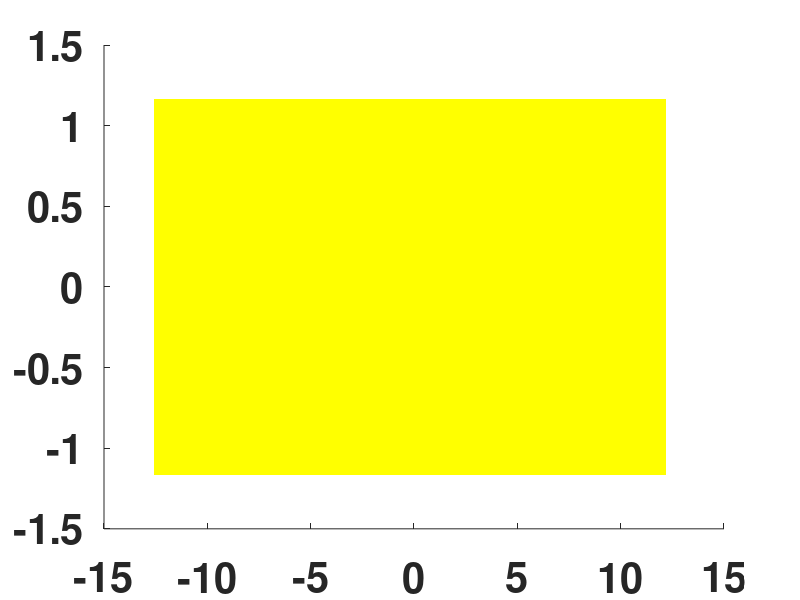

This chart was generated by the following MATLAB code: (Note: this script raises an error after producing the figure.)
% A program to solve the 3D Maxwell's equations using the implicit midpoint
% rule
% E_t= \nabla\times H
% H_t=-\nabla\times E
clear all; format compact; format short;
set(0,'defaultaxesfontsize',30,'defaultaxeslinewidth',.7,...
    'defaultlinelinewidth',6,'defaultpatchlinewidth',3.7,...
    'defaultaxesfontweight','bold')
 
% set up grid
tic
Lx = 4; % period 2*pi*L
Ly = 4; % period 2*pi*L
Lz = 4; % period 2*pi*L
Nx = 64; % number of harmonics
Ny = 64; % number of harmonics
Nz = 64; % number of harmonics
Nt = 100; % number of time slices
dt = 1.0/Nt; % time step
plotgap=1; % time steps between plots 
tolerance=0.1^6; % tolerance for fixed point iterations

% initialise variables
x = (2*pi/Nx)*(-Nx/2:Nx/2 -1)'*Lx; % x coordinate
kx = 1i*[0:Nx/2-1 0 -Nx/2+1:-1]'/Lx; % wave vector
y = (2*pi/Ny)*(-Ny/2:Ny/2 -1)'*Ly; % y coordinate
ky = 1i*[0:Ny/2-1 0 -Ny/2+1:-1]'/Ly; % wave vector
z = (2*pi/Nz)*(-Nz/2:Nz/2 -1)'*Lz; % y coordinate
kz = 1i*[0:Nz/2-1 0 -Nz/2+1:-1]'/Lz; % wave vector
[xx,yy,zz]=meshgrid(x,y,z);
[kxm,kym,kzm]=meshgrid(kx,ky,kz);
 
% initial conditions
Ex = fftn(exp(-5*(yy.^2+zz.^2)));
Ey = 0.0*Ex;
Ez = 0.0*Ex;
Hx = 0.0*Ex;
Hy = 0.0*Ex;
Hz = fftn(exp(-5*(xx.^2+yy.^2)));

figure(1); clf; UP = real(ifftn(Ex));
p1 = patch(isosurface(x,y,z,UP,.0025),...
    'FaceColor','yellow','EdgeColor','none');
p2 = patch(isocaps(x,y,z,UP,.0025),...
    'FaceColor','interp','EdgeColor','none');
isonormals(UP,p1); lighting phong;
xlabel('x'); ylabel('y'); zlabel('z');
axis equal; axis square; view(3); drawnow;
t=0; tdata(1)=t;
 
 
% solve pde and plot results
 
for n =2:Nt+1
    Exold=Ex; Eyold=Ey; Ezold=Ez;
    Hxold=Hx; Hyold=Hy; Hzold=Hz;
    difference=1;
    while (difference>tolerance)
        Extemp=Ex;Eytemp=Ey;Eztemp=Ez;
        Hxtemp=Hx;Hytemp=Hy;Hztemp=Hz;
        
        Exmean=0.5*(Ex+Exold);Eymean=0.5*(Ey+Eyold);Ezmean=0.5*(Ez+Ezold);
        Hxmean=0.5*(Hx+Hxold);Hymean=0.5*(Hy+Hyold);Hzmean=0.5*(Hz+Hzold);
        Ex = Exold + dt*(kym.*Hzmean-kzm.*Hymean); 
        Ey = Eyold + dt*(kzm.*Hxmean-kxm.*Hzmean); 
        Ez = Ezold + dt*(kxm.*Hymean-kym.*Hxmean);
        Hx = Hxold - dt*(kym.*Ezmean-kzm.*Eymean); 
        Hy = Hyold - dt*(kzm.*Exmean-kxm.*Ezmean); 
        Hz = Hzold - dt*(kxm.*Eymean-kym.*Exmean);
        
        
        difference= max(abs(Extemp-Ex))+max(abs(Eytemp-Ey))+max(abs(Eztemp-Ez))+...
                    max(abs(Hxtemp-Hy))+max(abs(Hytemp-Hy))+max(abs(Hztemp-Hz));
    end

    if (mod(n,plotgap)==0)
        figure(1); clf; UP = real(ifftn(Ex));
        p1 = patch(isosurface(x,y,z,UP,.0025),...
            'FaceColor','yellow','EdgeColor','none');
        p2 = patch(isocaps(x,y,z,UP,.0025),...
            'FaceColor','interp','EdgeColor','none');
        isonormals(UP,p1); lighting phong;
        xlabel('x'); ylabel('y'); zlabel('z');
        axis equal; axis square; view(3); drawnow;
     end
end
figure(4); clf; UP = real(ifftn(Ex));
p1 = patch(isosurface(x,y,z,UP,.0025),...
    'FaceColor','yellow','EdgeColor','none');
p2 = patch(isocaps(x,y,z,UP,.0025),...
    'FaceColor','interp','EdgeColor','none');
isonormals(UP,p1); lighting phong;
xlabel('x'); ylabel('y'); zlabel('z');
axis equal; axis square; view(3); drawnow;
toc